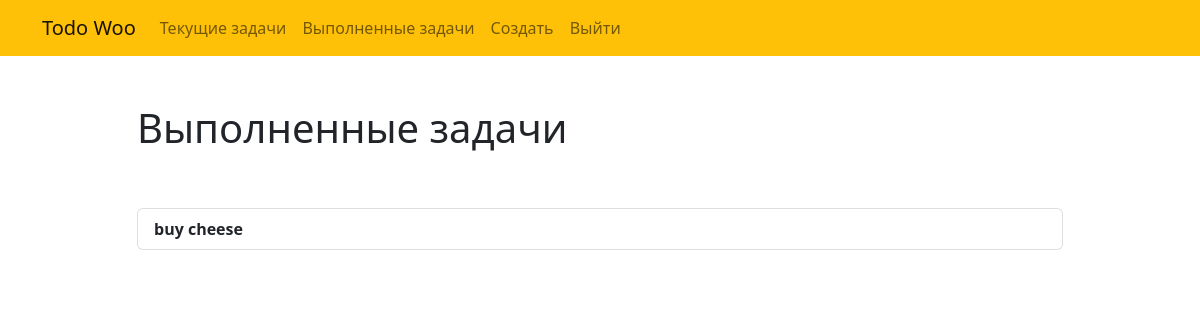
The page /completed/ (signed in) on the database as committed earlier.
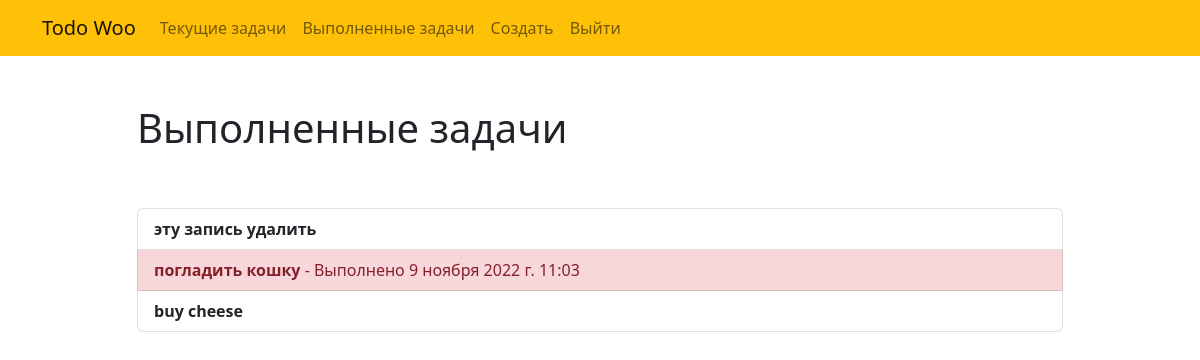
The same page on the database as committed later.
### todo/models.py (models this page shows, shortened)
class Todo(models.Model):
    title = models.CharField(max_length=100, verbose_name='Название')
    memo = models.TextField(blank=True, verbose_name='Описание')
    date_created = models.DateTimeField(auto_now_add=True, verbose_name='Дата создания')
    date_completed = models.DateTimeField(null=True, verbose_name='Дата выполнения', blank=True)
    is_important = models.BooleanField(default=False, verbose_name='Пометить как важное')
    user = models.ForeignKey(User, on_delete=models.CASCADE)

### todo/views.py (the view)
# urls.py: path('completed/', views.completed_todos, name='completed_todos'),
@login_required
def completed_todos(request: WSGIRequest) -> HttpResponse:
    todos = Todo.objects.filter(user=request.user, date_completed__isnull=False).order_by('-date_completed')
    return render(request, 'todo/completed_todos.html', {'todos': todos})

### todo/templates/todo/completed_todos.html (shortened to what this page needs)
{% extends "todo/base.html" %}
{% block content %}
    <div class="row justify-content-center mt-5">
        <div class="col-md-10">
            <h1>Выполненные задачи</h1>
        </div>
    </div>
    <div class="row justify-content-center mt-5">
        <div class="col-md-10">
            <div class="list-group">
                {% for todo in todos %}
                {% if todo.is_important %}
                <a href="{% url 'view_todo' todo.id %}" class="list-group-item list-group-item-danger">
                    <b>{{ todo.title }}</b>{% if todo.memo %} - Выполнено {{ todo.date_completed }}{% endif %}</a>
                {% else %}
                <a href="{% url 'view_todo' todo.id %}" class="list-group-item list-group-item-action">
                    <b>{{ todo.title }}</b>{% if todo.memo %} - - Выполнено {{ todo.date_completed }}{% endif %}</a>
                {% endif %}
                {% endfor %}
            </div>
        </div>
    </div>
{% endblock %}

Rows that differ between the two databases and show on the page:
added Todo: title "эту запись удалить"
now on this page (row edited): Todo: title "погладить кошку", date_completed "9 ноября 2022 г. 11:03"
